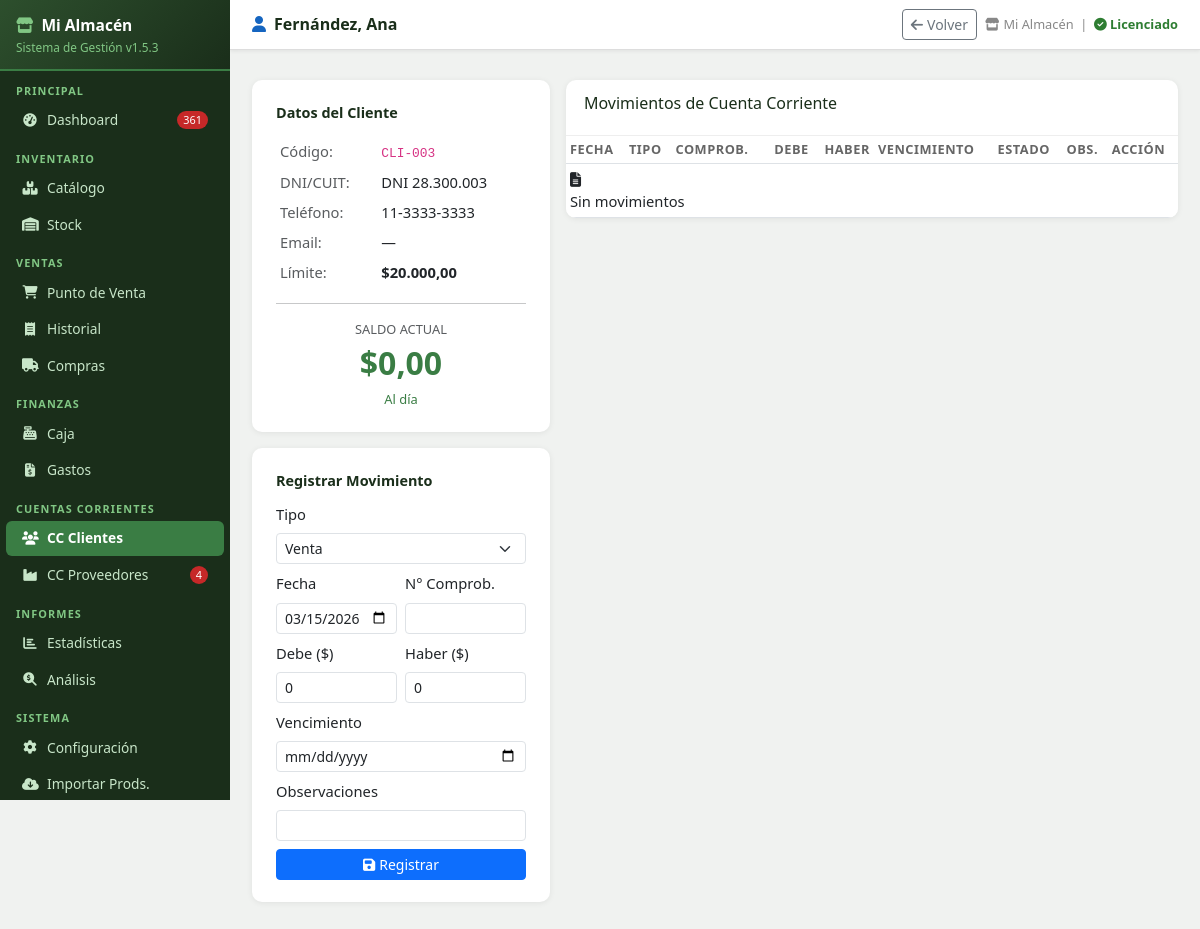
The page /cc_clientes/3 (signed in) on the database its author committed.
### tables this page shows
CREATE TABLE config (
            clave TEXT PRIMARY KEY,
            valor TEXT
        );

CREATE TABLE clientes (
            id INTEGER PRIMARY KEY AUTOINCREMENT,
            codigo TEXT UNIQUE,
            nombre TEXT NOT NULL,
            dni_cuit TEXT DEFAULT '',
            telefono TEXT DEFAULT '',
            email TEXT DEFAULT '',
            limite_credito REAL DEFAULT 0,
            activo INTEGER DEFAULT 1
        );

### app.py (the view)
@app.route('/cc_clientes/<int:cid>')
@login_required
def cc_cliente_detalle(cid):
    cliente = db.get_cliente(cid)
    movs = db.get_cc_movimientos(cid)
    saldo = db.get_saldo_cliente(cid)
    return render_template('cc_cliente_detalle.html', cliente=cliente, movs=movs, saldo=saldo)

### app.py (called while the page is built)
def login_required(f):
    @wraps(f)
    def decorated(*args, **kwargs):
        if 'user' not in session:
            flash('⚠ Debés iniciar sesión para acceder.', 'warning')
            return redirect(url_for('login', next=request.path))
        return f(*args, **kwargs)
    return decorated

@app.before_request
def before():
    global _scheduler_started
    db.init_db()
    if not _scheduler_started:
        _scheduler_started = True
        iniciar_backup_scheduler()
    public = {'/login', '/static'}
    if any(request.path.startswith(p) for p in public):
        return
    if 'user' in session:
        try:
            inv_at = db.get_config().get('sessions_invalidated_at', '')
            login_at = session.get('login_date', '')
            if inv_at and login_at and login_at < inv_at:
                session.clear()
        except Exception:
            pass
    if 'user' not in session and request.endpoint not in ('login', 'apagar_rapido', 'static', None):
        return redirect(url_for('login', next=request.path))

def fmt_ars(v):
    try:
        return f"${float(v):,.2f}".replace(',','X').replace('.',',').replace('X','.')
    except:
        return "$0,00"

### database.py (called while the page is built, shortened)
def get_conn():
    conn = sqlite3.connect(DB_PATH)
    conn.row_factory = sqlite3.Row
    conn.execute("PRAGMA foreign_keys = ON")
    return conn

def q(sql, params=(), fetchall=True, fetchone=False, commit=False):
    conn = get_conn()
    try:
        c = conn.cursor()
        c.execute(sql, params)
        if commit:
            conn.commit()
            return c.lastrowid
        if fetchone:
            return c.fetchone()
        if fetchall:
            return c.fetchall()
    finally:
        conn.close()

def init_db():
    global _db_initialized
    if _db_initialized:
        return

def get_config():
    rows = q("SELECT clave, valor FROM config")
    return {r['clave']: r['valor'] for r in rows}

def get_cliente(cid):
    return q("SELECT * FROM clientes WHERE id=?", (cid,), fetchone=True)

def get_saldo_cliente(cid):
    r = q("SELECT COALESCE(SUM(debe),0)-COALESCE(SUM(haber),0) as saldo FROM cc_clientes_mov WHERE cliente_id=?",
          (cid,), fetchone=True)
    return r['saldo'] if r else 0

def get_cc_movimientos(cliente_id):
    return q("SELECT * FROM cc_clientes_mov WHERE cliente_id=? ORDER BY fecha DESC, id DESC", (cliente_id,))

### templates/cc_cliente_detalle.html (shortened to what this page needs)
{% extends 'base.html' %}
{% block page_title %}<i class="fas fa-user me-2" style="color:#1565c0"></i>{{ cliente.nombre }}{% endblock %}
{% block topbar_actions %}
<a href="/cc_clientes" class="btn btn-outline-secondary btn-sm"><i class="fas fa-arrow-left me-1"></i>Volver</a>
{% endblock %}
{% block content %}
<div class="row g-3">
  <div class="col-lg-4">
    <div class="form-card mb-3">
      <div class="section-title">Datos del Cliente</div>
      <table class="table table-sm table-borderless mb-0">
        <tr><td class="text-muted">Código:</td><td><code>{{ cliente.codigo }}</code></td></tr>
        <tr><td class="text-muted">DNI/CUIT:</td><td>{{ cliente.dni_cuit or '—' }}</td></tr>
        <tr><td class="text-muted">Teléfono:</td><td>{{ cliente.telefono or '—' }}</td></tr>
        <tr><td class="text-muted">Email:</td><td>{{ cliente.email or '—' }}</td></tr>
        <tr><td class="text-muted">Límite:</td><td class="fw-bold">{{ fmt_ars(cliente.limite_credito) }}</td></tr>
      </table>
      <hr>
      <div class="text-center">
        <div class="text-muted" style="font-size:.8rem">SALDO ACTUAL</div>
        <div class="fw-bold fs-2 {% if saldo > 0 %}text-danger{% else %}text-success{% endif %}">
          {{ fmt_ars(saldo) }}
        </div>
        {% if saldo > 0 %}<small class="text-danger">Debe</small>{% else %}<small class="text-success">Al día</small>{% endif %}
      </div>
    </div>
    <div class="form-card">
      <div class="section-title">Registrar Movimiento</div>
      <form method="post" action="/cc_clientes/{{ cliente.id }}/mov">
        <div class="row g-2">
          <div class="col-12">
            <label class="form-label">Tipo</label>
            <select name="tipo" class="form-select form-select-sm">
              <option>Venta</option>
            </select>
          </div>
          <div class="col-6">
            <label class="form-label">Fecha</label>
            <input type="date" name="fecha" class="form-control form-control-sm" value="{{ today() }}">
          </div>
          <div class="col-6">
            <label class="form-label">N° Comprob.</label>
            <input type="text" name="numero_comprobante" class="form-control form-control-sm">
          </div>
          <div class="col-6">
            <label class="form-label">Debe ($)</label>
            <input type="number" name="debe" class="form-control form-control-sm" value="0" min="0" step="0.01">
          </div>
          <div class="col-6">
            <label class="form-label">Haber ($)</label>
            <input type="number" name="haber" class="form-control form-control-sm" value="0" min="0" step="0.01">
          </div>
          <div class="col-12">
            <label class="form-label">Vencimiento</label>
            <input type="date" name="vencimiento" class="form-control form-control-sm">
          </div>
          <div class="col-12">
            <label class="form-label">Observaciones</label>
            <input type="text" name="observaciones" class="form-control form-control-sm">
          </div>
          <div class="col-12">
            <button class="btn btn-primary btn-sm w-100">
              <i class="fas fa-save me-1"></i>Registrar
            </button>
          </div>
        </div>
      </form>
    </div>
  </div>
  <div class="col-lg-8">
    <div class="table-card">
      <div class="tc-header"><h6>Movimientos de Cuenta Corriente</h6></div>
      <div class="table-responsive">
        <table class="table table-sm mb-0">
          <thead>
            <tr><th>Fecha</th><th>Tipo</th><th>Comprob.</th>
            <th class="text-end">Debe</th><th class="text-end">Haber</th>
            <th>Vencimiento</th><th>Estado</th><th>Obs.</th><th>Acción</th></tr>
          </thead>
          <tbody>
          {% set saldo_acum = namespace(val=0) %}
          {% for m in movs %}
            {% set saldo_acum.val = saldo_acum.val + m.debe - m.haber %}
            <tr>
              <td>{{ m.fecha }}</td>
              <td><span class="badge {% if m.tipo=='Venta' %}bg-danger{% elif m.tipo=='Pago' %}bg-success{% else %}bg-secondary{% endif %}">{{ m.tipo }}</span></td>
              <td><code>{{ m.numero_comprobante or '—' }}</code></td>
              <td class="text-end text-danger">{{ fmt_ars(m.debe) if m.debe else '—' }}</td>
              <td class="text-end text-success">{{ fmt_ars(m.haber) if m.haber else '—' }}</td>
              <td>
                {% if m.vencimiento %}
                  <span class="{% if m.vencimiento < today() %}text-danger fw-bold{% endif %}">{{ m.vencimiento }}</span>
                {% else %}—{% endif %}
              </td>
              <td>
                {% if m.vencimiento and m.vencimiento < today() and m.debe > m.haber %}
                  <span class="badge bg-danger">VENCIDO</span>
                {% elif m.vencimiento and m.vencimiento < today()|string + '30' %}
                  <span class="badge bg-warning text-dark">Por vencer</span>
                {% else %}—{% endif %}
              </td>
              <td><small>{{ m.observaciones or '' }}</small></td>
              <td>
                <form method="post" action="/cc_clientes/{{ m.id }}/mov/eliminar" class="d-inline"
                      onsubmit="return confirm('¿Eliminar este movimiento?')">
                  <input type="hidden" name="cliente_id" value="{{ cliente.id }}">
                  <button type="submit" class="btn btn-xs btn-outline-danger" style="font-size:.7rem;padding:2px 5px">
                    <i class="fas fa-trash"></i>
                  </button>
                </form>
              </td>
            </tr>
          {% else %}
            <tr><td colspan="9" class="empty-state"><i class="fas fa-file-alt"></i><br>Sin movimientos</td></tr>
          {% endfor %}
          </tbody>
        </table>
      </div>
    </div>
  </div>
</div>
{% endblock %}

### templates/base.html (shortened to what this page needs)
<!DOCTYPE html>
<html lang="es">
<head>
<link href="https://cdn.jsdelivr.net/npm/bootstrap@5.3.0/dist/css/bootstrap.min.css" rel="stylesheet">
<link href="https://cdnjs.cloudflare.com/ajax/libs/font-awesome/6.4.0/css/all.min.css" rel="stylesheet">
</head>
<body>
<div id="sidebar">
  <div class="logo">
    <h5><i class="fas fa-store me-2" style="color:#81c784"></i>{{ cfg_nombre or 'Mi Almacén' }}</h5>
    <small>Sistema de Gestión v{{ app_version }}</small>
  </div>
  <div class="nav-label">Principal</div>
  <a href="/" class="nav-link {% if request.path == '/' %}active{% endif %}">
    <i class="fas fa-tachometer-alt"></i> Dashboard
    {% if alertas_sidebar and (alertas_sidebar.sin_stock + alertas_sidebar.critico) > 0 %}
      <span class="badge-alert">{{ alertas_sidebar.sin_stock + alertas_sidebar.critico }}</span>
    {% endif %}
  </a>
  <div class="nav-label">Inventario</div>
  <a href="/productos" class="nav-link {% if '/productos' in request.path and '/importar' not in request.path %}active{% endif %}">
    <i class="fas fa-boxes"></i> Catálogo
  </a>
  <a href="/stock" class="nav-link {% if '/stock' in request.path %}active{% endif %}">
    <i class="fas fa-warehouse"></i> Stock
  </a>
  <div class="nav-label">Ventas</div>
  <a href="/punto_venta" class="nav-link {% if '/punto_venta' in request.path %}active{% endif %}">
    <i class="fas fa-shopping-cart"></i> Punto de Venta
  </a>
  <a href="/historial" class="nav-link {% if '/historial' in request.path %}active{% endif %}">
    <i class="fas fa-receipt"></i> Historial
  </a>
  <a href="/compras" class="nav-link {% if '/compras' in request.path %}active{% endif %}">
    <i class="fas fa-truck"></i> Compras
  </a>
  <div class="nav-label">Finanzas</div>
  <a href="/caja" class="nav-link {% if '/caja' in request.path %}active{% endif %}">
    <i class="fas fa-cash-register"></i> Caja
  </a>
  <a href="/gastos" class="nav-link {% if '/gastos' in request.path %}active{% endif %}">
    <i class="fas fa-file-invoice-dollar"></i> Gastos
  </a>
  <div class="nav-label">Cuentas Corrientes</div>
  <a href="/cc_clientes" class="nav-link {% if '/cc_clientes' in request.path %}active{% endif %}">
    <i class="fas fa-users"></i> CC Clientes
  </a>
  <a href="/cc_proveedores" class="nav-link {% if '/cc_proveedores' in request.path %}active{% endif %}">
    <i class="fas fa-industry"></i> CC Proveedores
    {% if alertas_sidebar and alertas_sidebar.facturas_por_vencer > 0 %}
      <span class="badge-alert">{{ alertas_sidebar.facturas_por_vencer }}</span>
    {% endif %}
  </a>
  <div class="nav-label">Informes</div>
  <a href="/estadisticas" class="nav-link {% if '/estadisticas' in request.path %}active{% endif %}">
    <i class="fas fa-chart-bar"></i> Estadísticas
  </a>
  <a href="/analisis" class="nav-link {% if '/analisis' in request.path %}active{% endif %}">
    <i class="fas fa-search-dollar"></i> Análisis
  </a>
  <div class="nav-label">Sistema</div>
  <a href="/config" class="nav-link {% if request.path == '/config' %}active{% endif %}">
    <i class="fas fa-cog"></i> Configuración
  </a>
  <a href="/productos/importar" class="nav-link {% if '/importar' in request.path %}active{% endif %}">
    <i class="fas fa-cloud-download-alt"></i> Importar Prods.
  </a>
</div>
<div id="main">
  <div class="topbar">
    <h4>{% block page_title %}Dashboard{% endblock %}</h4>
    <div class="tb-actions">
      {% block topbar_actions %}{% endblock %}
      <span class="meta">
        <i class="fas fa-store me-1"></i>{{ cfg_nombre or 'Mi Almacén' }}
        &nbsp;|&nbsp;
        {% if demo_status and demo_status.demo and not demo_status.vencido %}
          <span style="color:#e65100;font-weight:600;">DEMO {{ demo_status.dias_restantes }}d</span>
        {% elif demo_status and not demo_status.demo %}
          <span style="color:#2e7d32;font-weight:600;"><i class="fas fa-check-circle"></i> Licenciado</span>
        {% endif %}
      </span>
    </div>
  </div>
  <div class="px-3 pt-2">
  </div>
  <div class="content">
    {% block content %}{% endblock %}
  </div>
</div>
</body>
</html>

### rows shown on the page
config: valor "Mi Almacén"
clientes: nombre "Fernández, Ana", codigo "CLI-003", dni_cuit "DNI 28.300.003", telefono "11-3333-3333", email "—", limite_credito "$20.000,00"

### other values the page prints
{{ app_version }} "1.5.3"
{{ alertas_sidebar.sin_stock + alertas_sidebar.critico }} "361"
{{ alertas_sidebar.facturas_por_vencer }} "4"
{{ fmt_ars(saldo) }} "$0,00"
